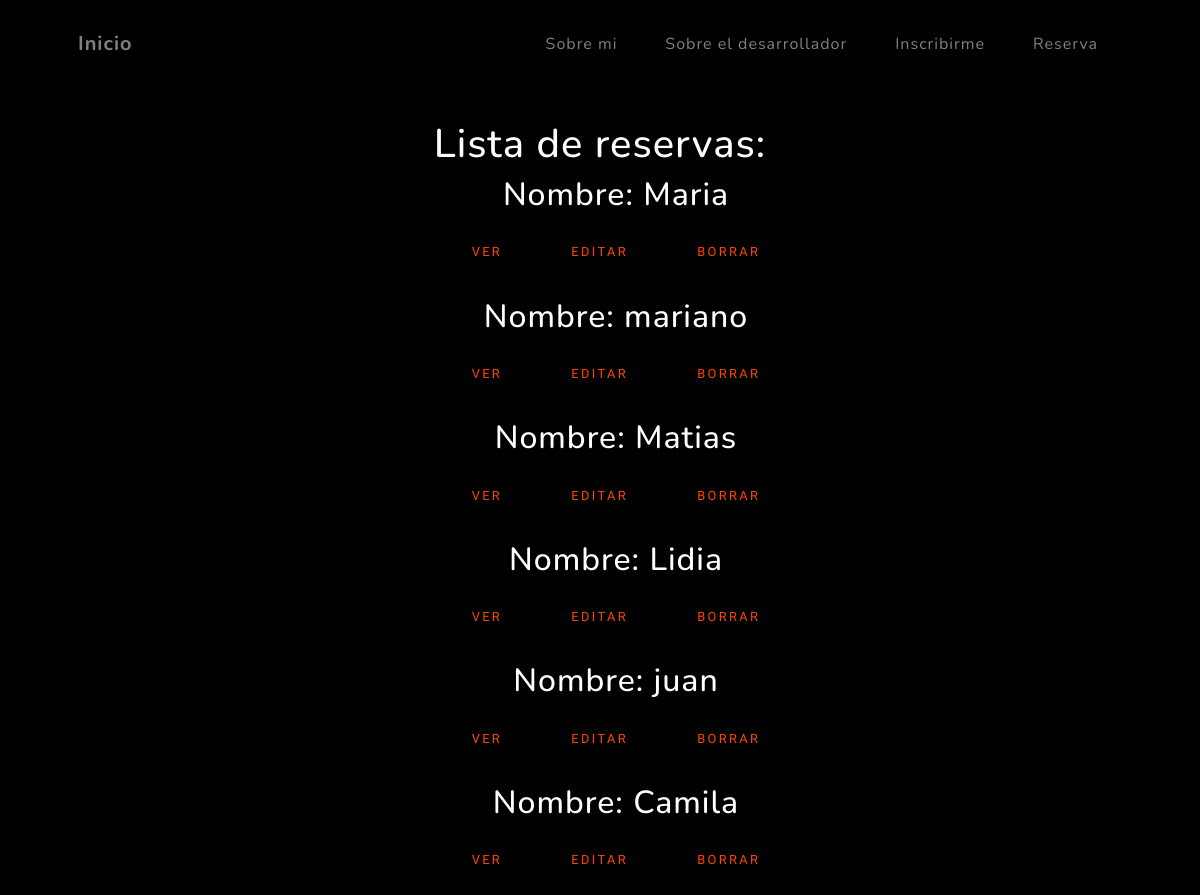
Before: /appBlog/reservas/list with the older database file.
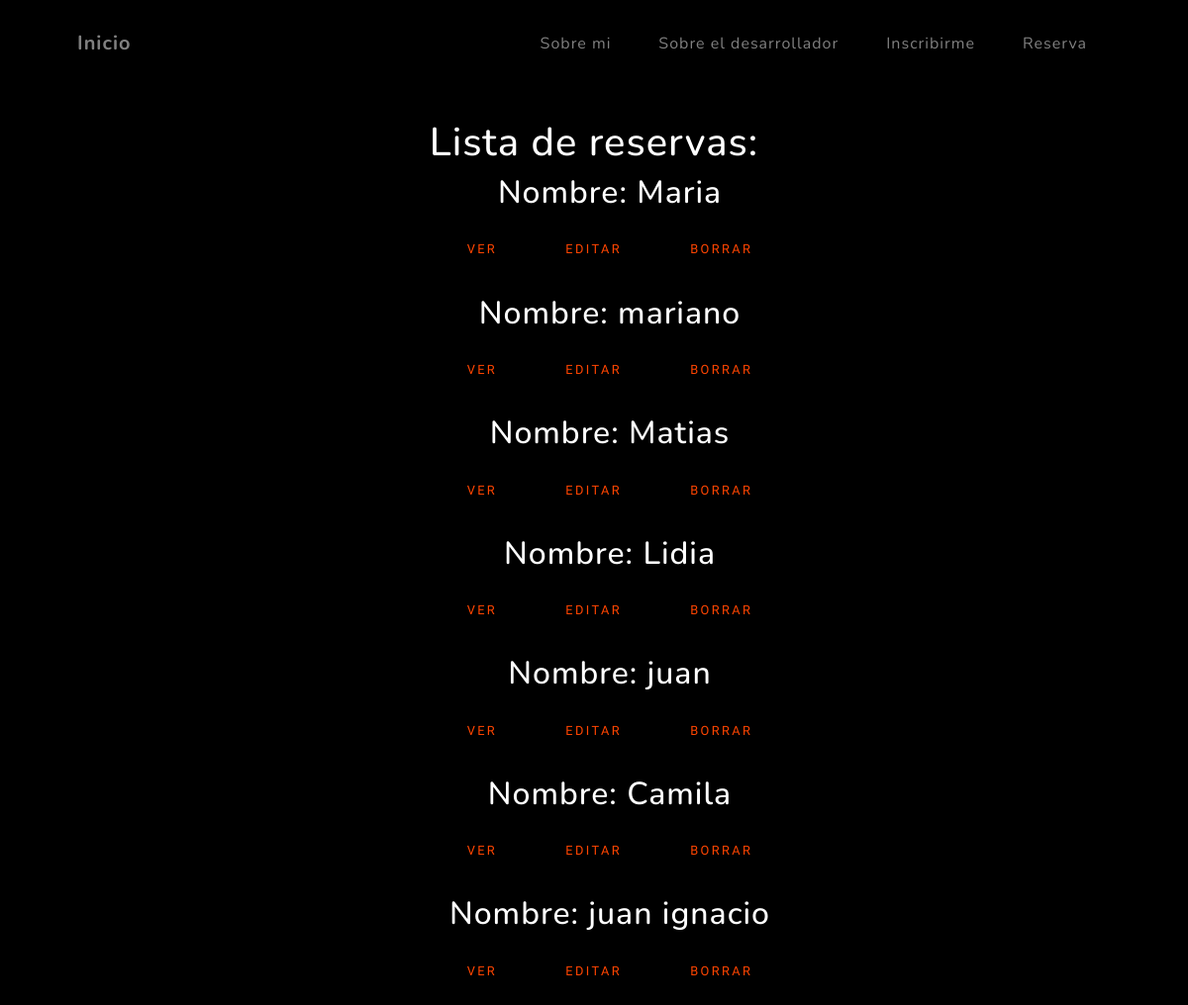
After: the same page with the newer database file.
### appBlog/models.py (models this page shows, shortened)
class Reserva(models.Model):
    nombre = models.CharField(max_length=40)
    apellido = models.CharField(max_length=40)
    correo = models.EmailField()
    evento = models.CharField(max_length=100)
    class Meta:
        verbose_name = 'Reserva'
        verbose_name_plural = 'Reservas'

### appBlog/views.py (the view)
# urls.py: path('reservas/list', views.ReservaLista.as_view(), name='listaReservas'),
class ReservaLista(ListView):
    model = Reserva
    template_name = 'appBlog/listas/listaDeReservas.html'

### appBlog/templates/appBlog/listas/listaDeReservas.html (shortened to what this page needs)
<!DOCTYPE html>
<html lang="en">
    <head>
        {% load static %}
        <link href="{% static 'appBlog/css/stylesListas.css' %}" rel="stylesheet" />
        <link href="https://unpkg.com/aos@2.3.1/dist/aos.css" rel="stylesheet">
    </head>
    <body id="page-top">
        <nav class="navbar navbar-expand-lg navbar-light fixed-top" id="mainNav">
            <div class="container px-4 px-lg-5">
                <a class="navbar-brand" href="{% url 'home' %}">Inicio</a>
                <div class="collapse navbar-collapse" id="navbarResponsive">
                    <ul class="navbar-nav ms-auto">
                        <li class="nav-item"><a class="nav-link" href="{% url 'aboutMe' %}">Sobre mi</a></li>
                        <li class="nav-item"><a class="nav-link" href="{% url 'aboutDeveloper' %}">Sobre el desarrollador</a></li>
                        <li class="nav-item"><a class="nav-link" href="{% url 'serEstudiante' %}">Inscribirme</a></li>
                        <li class="nav-item"><a class="nav-link" href="{% url 'apply' %}">Reserva</a></li>
                    </ul>
                </div>
            </div>
        </nav>
        <header style="color: white">
            <br><br><br><br><br>
            <center>
                <h1>Lista de reservas:</h1>
                <ul>
                    <center>
                        {% for reserva in object_list %}
                            <h2>Nombre: {{reserva.nombre}}</h2>
                            <p>
                                <a style="color:orangered" class="btn btn-secundary" href="{% url 'DetailReserva' reserva.id %}">Ver</a>
                                <a style="color:orangered" class="btn btn-secundary" href="{% url 'EditReserva' reserva.id %}">Editar</a>
                                <a style="color:orangered" class="btn btn-secundary" href="{% url 'DeleteReserva' reserva.id %}">BORRAR</a>
                            </p>
                        {% endfor %}
                    </center>
                </ul>
            </center>
        </header>
    </body>
</html>

Changed rows visible on the page:
added Reserva: nombre "juan ignacio"
